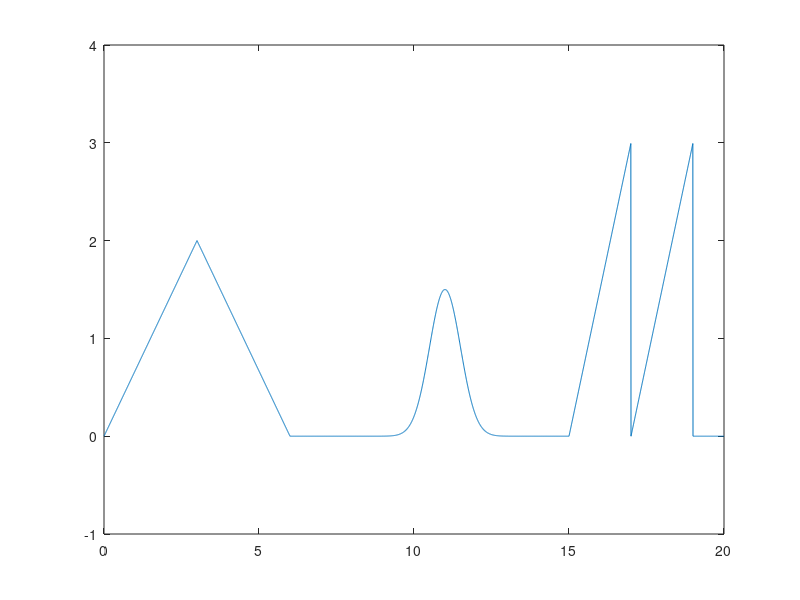

MATLAB code to generate this figure:
%% zadanie
close all; clear all; clc;
%t=<0,20>s, F=200 Hz
% t=<0,6>s, trojkatny, tw=3s, amp=2, szer=6
%t=<8,14>s,Gaussa, amp =1.5, sr=11s,std=0.5
%t=<15,19>s /|/| szerokosc zabka 2s, amp=3
%stworz wykres, policz srednia i energie
 
t=0:(1/200):20;
x=2*(1-abs(t-3)/3).*(t>=0 & t<=6);
x=x+1.5*exp((-(t-11).*(t-11))/(2*0.5*0.5)).*(t>=8 & t<=14);
x=x+3*mod(t-1,2)/2.*(t>=15 & t<=19);
plot(t,x)
ylim([-1,4])
[mean(x),x*x'/200]
 
                               
 
